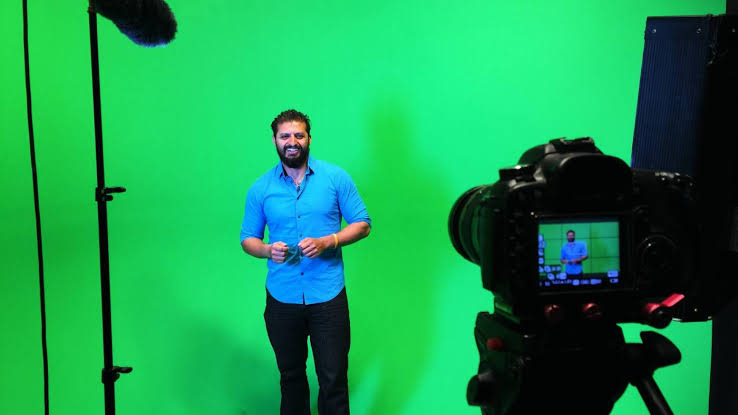
#> input picture inputstaticimage.jpg, 738 x 415 px, found by its file name
$ python virtualbackgroundreplacementt.py
#> lines starting #> are read from the running program, lines starting #| are printed output that depends on the picture; after the words box and inside, x2 and y2 are one past the last pixel; in counts of white or black regions, pixels touching at a corner belong together
import cv2
import numpy as np

input_image = cv2.imread("static image/inputstaticimage.jpg")
#> input_image is the input picture: shape (415, 738, 3); mean B, G, R 80, 151.8, 23.4
if input_image is None:
    exit()

virtual_bg = cv2.imread("backgroundimage.jpg/background.jpg")
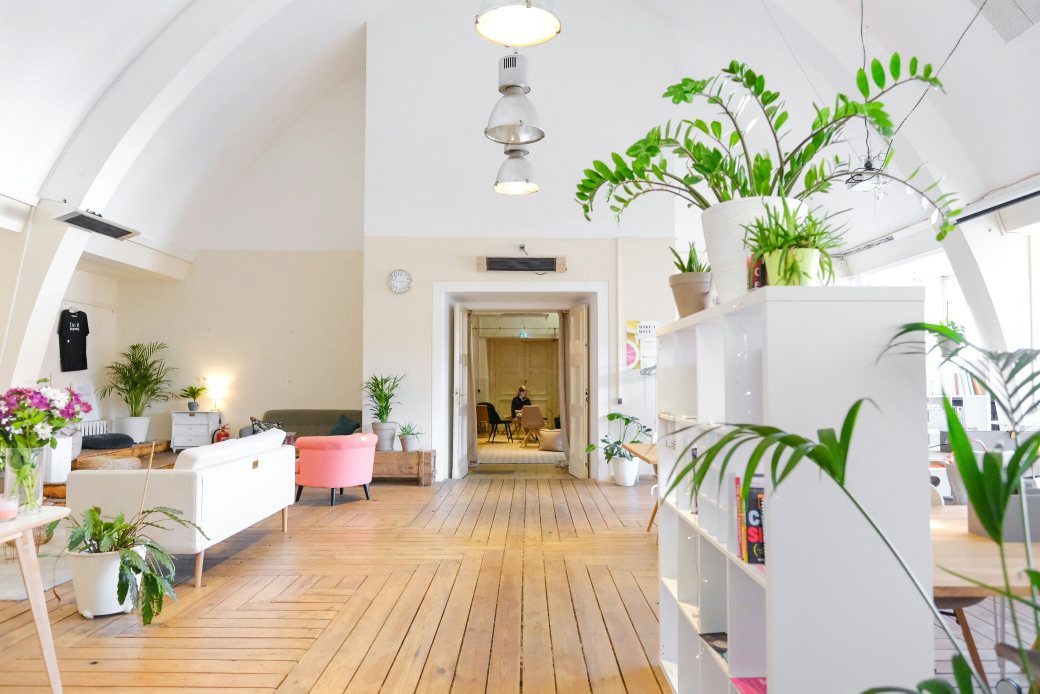
#> input picture background.jpg, 3120 x 2080 px, found by its file name (shown at 1/3 size)
#> virtual_bg is the input picture: shape (2080, 3120, 3); mean B, G, R 179.6, 193.5, 200.7
if virtual_bg is None:
    exit()

virtual_bg = cv2.resize(virtual_bg, (input_image.shape[1], input_image.shape[0]))
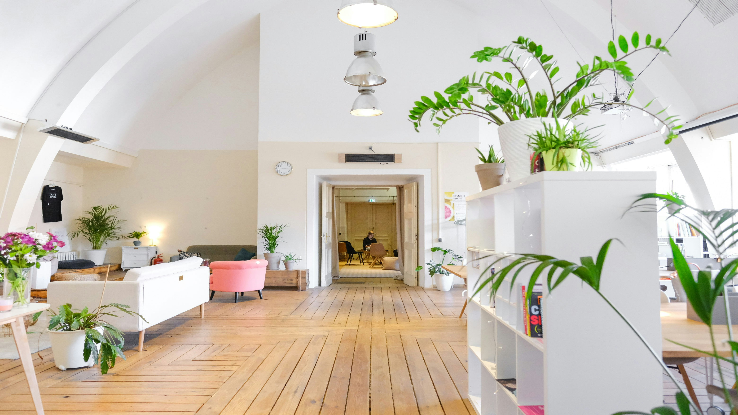
#> virtual_bg: shape (415, 738, 3); mean B, G, R 179.5, 193.5, 200.6

hsv = cv2.cvtColor(input_image, cv2.COLOR_BGR2HSV)
#> hsv: shape (415, 738, 3); mean H, S, V 75.3, 196.5, 156.8

lower_green = np.array([35, 40, 40])
upper_green = np.array([85, 255, 255])

mask = cv2.inRange(hsv, lower_green, upper_green)
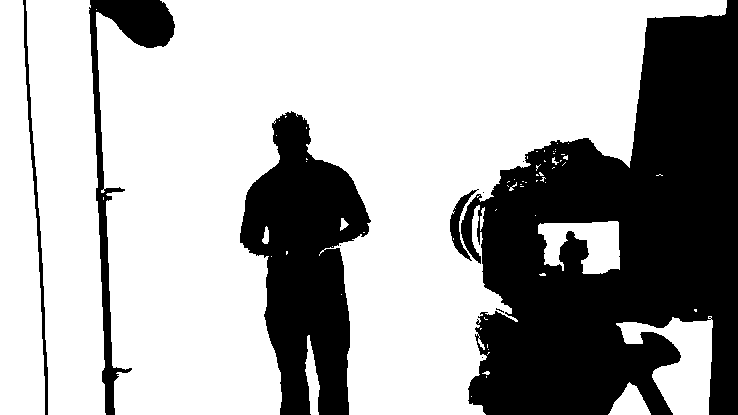
#> mask: shape (415, 738); 66.6% white; 10 black regions (5 under 20 px), largest, box (x1, y1, x2, y2) and area: (461, 0, 738, 415) 71832, (240, 111, 371, 415) 22574, (89, 0, 175, 415) 5877, (23, 0, 48, 415) 1305, (450, 189, 479, 261) 569
mask_inv = cv2.bitwise_not(mask)

foreground = cv2.bitwise_and(input_image, input_image, mask=mask_inv)
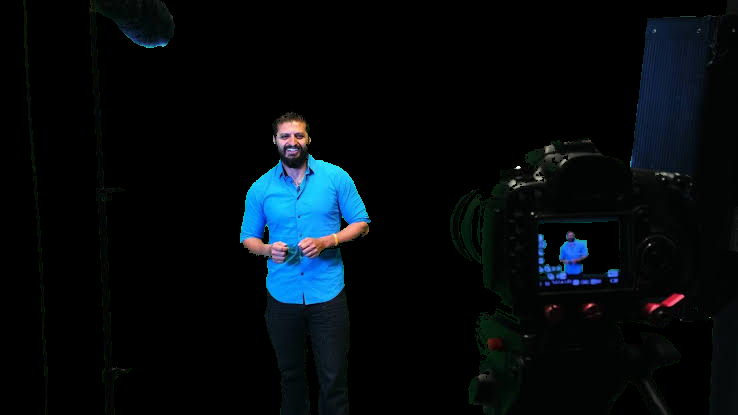
#> foreground: shape (415, 738, 3); mean B, G, R 14.5, 10.8, 4.6
background = cv2.bitwise_and(virtual_bg, virtual_bg, mask=mask)
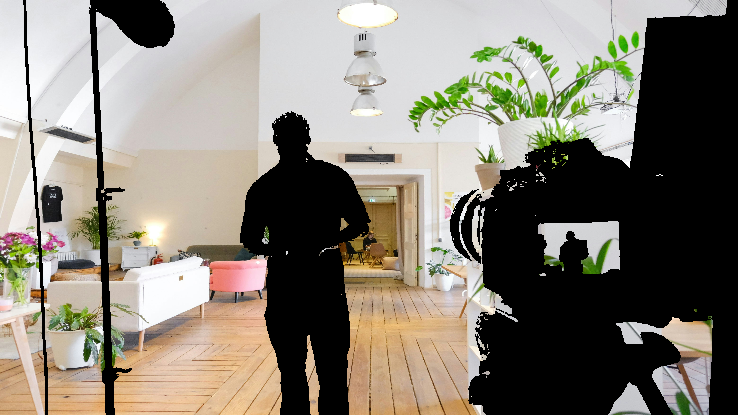
#> background: shape (415, 738, 3); mean B, G, R 118, 128.6, 134.6

final_output = cv2.add(foreground, background)
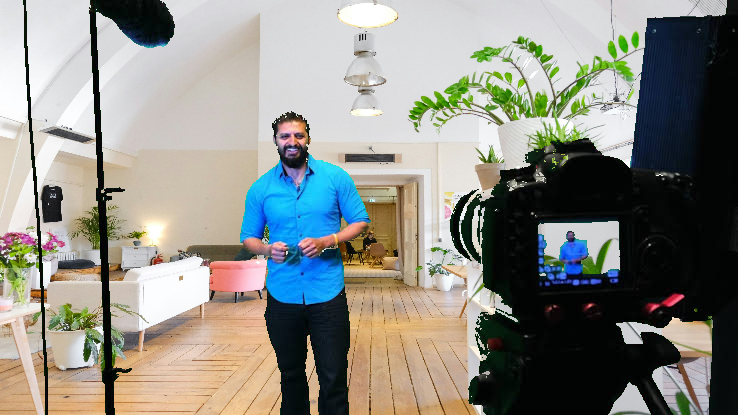
#> final_output: shape (415, 738, 3); mean B, G, R 132.5, 139.4, 139.2

cv2.imshow("Virtual Background", final_output)
cv2.waitKey(0)
cv2.destroyAllWindows()

cv2.imwrite('output_image.jpg', final_output)
